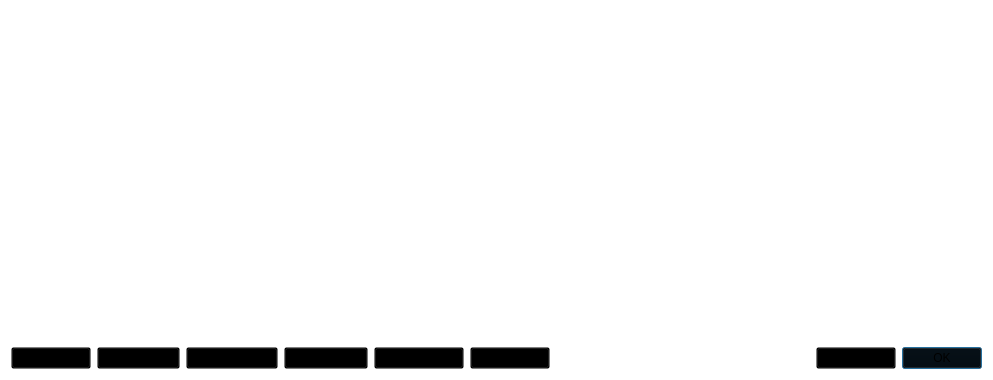
<?xml version="1.0" encoding="UTF-8"?>
<ui version="4.0">
 <class>AddressBookPage</class>
 <widget class="QWidget" name="AddressBookPage">
  <property name="geometry">
   <rect>
    <x>0</x>
    <y>0</y>
    <width>993</width>
    <height>380</height>
   </rect>
  </property>
  <property name="windowTitle">
   <string>Address Book</string>
  </property>
  <property name="styleSheet">
   <string notr="true">QWidget { background: transparent; }</string>
  </property>
  <layout class="QVBoxLayout" name="verticalLayout">
   <item>
    <widget class="QLabel" name="labelExplanation">
     <property name="textFormat">
      <enum>Qt::PlainText</enum>
     </property>
     <property name="wordWrap">
      <bool>true</bool>
     </property>
    </widget>
   </item>
   <item>
    <widget class="QTableView" name="tableView">
     <property name="contextMenuPolicy">
      <enum>Qt::CustomContextMenu</enum>
     </property>
     <property name="toolTip">
      <string>Double-click to edit address or label</string>
     </property>
     <property name="tabKeyNavigation">
      <bool>false</bool>
     </property>
     <property name="alternatingRowColors">
      <bool>true</bool>
     </property>
     <property name="selectionMode">
      <enum>QAbstractItemView::SingleSelection</enum>
     </property>
     <property name="selectionBehavior">
      <enum>QAbstractItemView::SelectRows</enum>
     </property>
     <property name="sortingEnabled">
      <bool>true</bool>
     </property>
     <attribute name="verticalHeaderVisible">
      <bool>false</bool>
     </attribute>
    </widget>
   </item>
   <item>
    <layout class="QHBoxLayout" name="horizontalLayout">
     <item>
      <widget class="QPushButton" name="newAddress">
       <property name="toolTip">
        <string>Create a new address</string>
       </property>
       <property name="text">
        <string>&amp;New Address</string>
       </property>
       <property name="icon">
        <iconset resource="../bitcoin.qrc">
         <normaloff>:/icons/add</normaloff>:/icons/add</iconset>
       </property>
      </widget>
     </item>
     <item>
      <widget class="QPushButton" name="copyAddress">
       <property name="toolTip">
        <string>Copy the currently selected address to the system clipboard</string>
       </property>
       <property name="text">
        <string>&amp;Copy Address</string>
       </property>
       <property name="icon">
        <iconset resource="../bitcoin.qrc">
         <normaloff>:/icons/editcopy</normaloff>:/icons/editcopy</iconset>
       </property>
      </widget>
     </item>
     <item>
      <widget class="QPushButton" name="showQRCode">
       <property name="text">
        <string>Show &amp;QR Code</string>
       </property>
       <property name="icon">
        <iconset resource="../bitcoin.qrc">
         <normaloff>:/icons/qrcode</normaloff>:/icons/qrcode</iconset>
       </property>
      </widget>
     </item>
     <item>
      <widget class="QPushButton" name="signMessage">
       <property name="toolTip">
        <string>Sign a message to prove you own a Flappycoin address</string>
       </property>
       <property name="text">
        <string>Sign &amp;Message</string>
       </property>
       <property name="icon">
        <iconset resource="../bitcoin.qrc">
         <normaloff>:/icons/edit</normaloff>:/icons/edit</iconset>
       </property>
      </widget>
     </item>
     <item>
      <widget class="QPushButton" name="verifyMessage">
       <property name="toolTip">
        <string>Verify a message to ensure it was signed with a specified Flappycoin address</string>
       </property>
       <property name="text">
        <string>&amp;Verify Message</string>
       </property>
       <property name="icon">
        <iconset resource="../bitcoin.qrc">
         <normaloff>:/icons/transaction_0</normaloff>:/icons/transaction_0</iconset>
       </property>
      </widget>
     </item>
     <item>
      <widget class="QPushButton" name="deleteAddress">
       <property name="toolTip">
        <string>Delete the currently selected address from the list</string>
       </property>
       <property name="text">
        <string>&amp;Delete</string>
       </property>
       <property name="icon">
        <iconset resource="../bitcoin.qrc">
         <normaloff>:/icons/remove</normaloff>:/icons/remove</iconset>
       </property>
      </widget>
     </item>
     <item>
      <spacer name="horizontalSpacer">
       <property name="orientation">
        <enum>Qt::Horizontal</enum>
       </property>
       <property name="sizeHint" stdset="0">
        <size>
         <width>40</width>
         <height>20</height>
        </size>
       </property>
      </spacer>
     </item>
     <item>
      <widget class="QPushButton" name="exportButton">
       <property name="toolTip">
        <string>Export the data in the current tab to a file</string>
       </property>
       <property name="text">
        <string>&amp;Export</string>
       </property>
       <property name="icon">
        <iconset resource="../bitcoin.qrc">
         <normaloff>:/icons/export</normaloff>:/icons/export</iconset>
       </property>
      </widget>
     </item>
     <item>
      <widget class="QDialogButtonBox" name="buttonBox">
       <property name="sizePolicy">
        <sizepolicy hsizetype="Maximum" vsizetype="Fixed">
         <horstretch>0</horstretch>
         <verstretch>0</verstretch>
        </sizepolicy>
       </property>
       <property name="standardButtons">
        <set>QDialogButtonBox::Ok</set>
       </property>
      </widget>
     </item>
    </layout>
   </item>
  </layout>
 </widget>
 <resources>
  <include location="../bitcoin.qrc"/>
 </resources>
 <connections/>
</ui>
